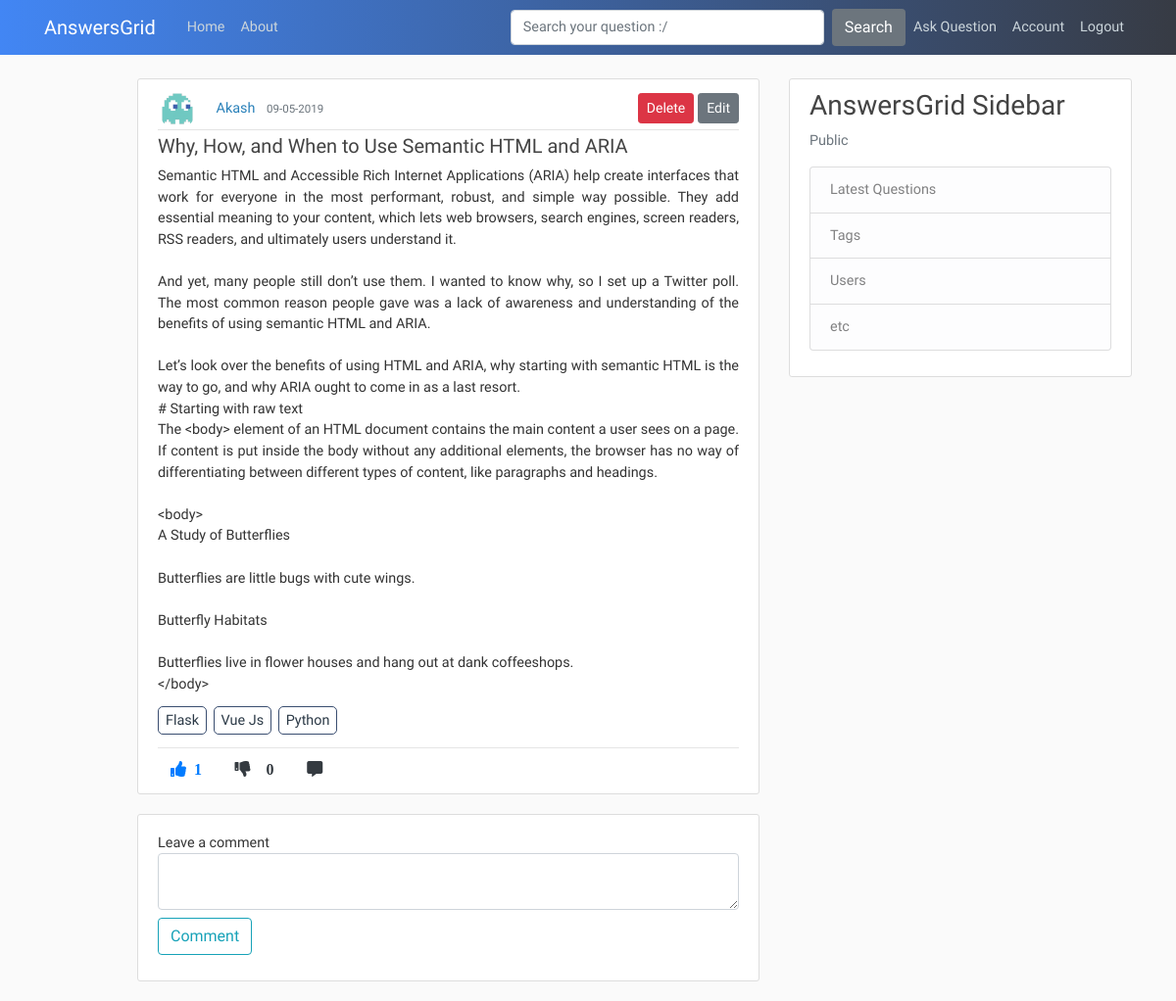
/post/125/comment (signed in), run on an earlier commit of the app's database.
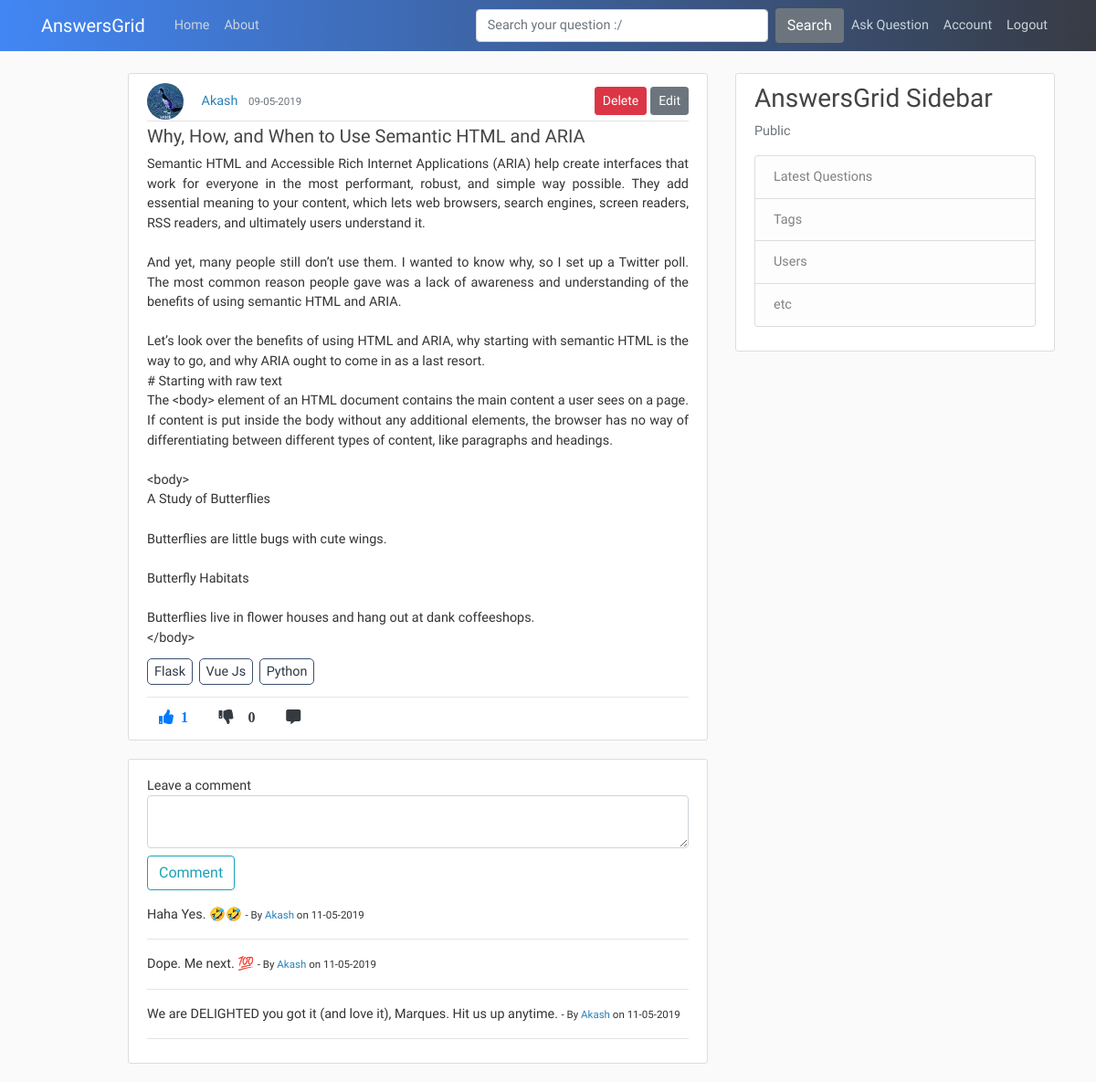
And on a later commit of the database.
### application/models.py (models this page shows, shortened)
class User(db.Model, UserMixin):
    id = db.Column(db.Integer, primary_key=True)
    username = db.Column(db.String(20), unique=True, nullable=False)
    email = db.Column(db.String(120), unique=True, nullable=False)
    image_file = db.Column(db.String(20), nullable=False, default='default.jpg')
    password = db.Column(db.String(60), nullable=False)
    posts = db.relationship('Post', backref='author', lazy=True)
    comments = db.relationship('Comment', backref='author', lazy=True)

class tagposts(db.Model):
    id = db.Column(db.Integer, primary_key=True, nullable=False)
    post_id = db.Column(db.Integer, db.ForeignKey('post.id'), nullable=False)
    tag_id = db.Column(db.Integer, db.ForeignKey('tags.tag_id'), nullable=False)

class Tags(db.Model):
    tag_id = db.Column(db.Integer, primary_key=True, nullable=False)
    tag_title = db.Column(db.String,nullable=False)

class Comment(db.Model):
    id = db.Column(db.Integer, primary_key=True)
    comment = db.Column(db.String(100), nullable=False)
    date_posted = db.Column(db.DateTime, nullable=False, default=datetime.utcnow)
    post_id = db.Column(db.Integer, db.ForeignKey('post.id'), nullable=False)
    user_id = db.Column(db.Integer, db.ForeignKey('user.id'), nullable=False)

### application/routes.py (the view)
@app.route("/post/<int:post_id>/comment", methods=['GET', 'POST'])
@login_required
def comment_post(post_id):
    post = Post.query.get_or_404(post_id)
    posts_id = post.id
    joinedTables = db.session.query(tagposts.post_id,tagposts.tag_id,Tags.tag_title,Post.title,Post.user_id,Post.like_count,Post.content).join(Tags).join(Post).all()
    form = CommentForm()
    if form.validate_on_submit():
        comment = Comment(comment=form.comment.data, post_id=posts_id, user_id=current_user.id)
        post = Post.query.get_or_404(post_id)
        db.session.add(comment)
        db.session.commit()
        print(current_user.id)
        comments = Comment.query.filter(Comment.post_id == post_id).order_by(Comment.date_posted.desc())
        return render_template('comment_post.html', title='Comments', form=form, post=post, comments=comments, joinedTables=joinedTables)
    else:
        comments = Comment.query.filter(Comment.post_id == post_id).order_by(Comment.date_posted.desc())
        return render_template('comment_post.html', title='Comments', form=form, post=post, comments=comments, joinedTables=joinedTables)

### application/forms.py
class CommentForm(FlaskForm):
    comment = TextAreaField(validators=[DataRequired(), Length(min=1, max=500)], label="Leave a comment")
    submit = SubmitField('Comment')

### application/models.py (called while the page is built)
@login_manager.user_loader
def load_user(user_id):
    return User.query.get(int(user_id))

### application/templates/comment_post.html (shortened to what this page needs)
{% extends "layout.html" %}
{% block content %}
    <article class="media content-section">
      <div class="media-body">
        <div class="article-metadata">
          <img class="rounded-circle article-img" src="{{ url_for('static', filename='profile_pics/' + post.author.image_file) }}">
          <a class="mr-2" href="{{ url_for('user_posts', username=post.author.username) }}">{{ post.author.username }}</a>
          <small class="text-muted">{{ post.date_posted.strftime('%d-%m-%Y') }}</small>
          {% if post.author == current_user  %}
              <a class="btn btn-secondary btn-sm mt-1 mb-1 edit-btn" href="{{ url_for('update_post', post_id=post.id)  }}">Edit</a>
              <button type="button" class="btn btn-danger btn-sm m-1 delete-btn" data-toggle="modal" data-target="#deleteModal">Delete</button>
          {% endif %}
        </div>
        <h5 class="article-title text-justify">{{ post.title }}</h5>
        <p class="article-content text-justify ">{{ post.content }}</p>
        {% for tag in joinedTables %}
            {% if post.id in tag %}
            <a class="article-content tag-style text-justify" href="{{ url_for('tags', tag_title=tag.tag_title) }}">{{ tag.tag_title }}</a>
            {% endif %}
            {% endfor %}<hr>
        <div class="footRow">
          {%  if current_user.is_authenticated %}
            <a href="{{ url_for('upvote', post_id=post.id, user_id=current_user.id) }}"><i class="fas fa-thumbs-up mr-1 btn text-primary upvote"><span class="ml-2 likes-count">{{ post.like_count }}</span></i></a>
            <a href="{{ url_for('downvote', post_id=post.id, user_id=current_user.id) }}"><i class="fas fa-thumbs-down mr-1 btn text-dark"><span id="demo" class="ml-3">{{ post.dislike_count }}</i></a>
            <a href="{{url_for('comment_post', post_id=post.id)}}"><i class="fas fa-comment-alt mr-3 btn text-dark"></i></a>
          {% endif %}
          </div>
      </div>
    </article>
    <div class="content-section">
        <form method="POST" action="">
                <div class="form-group">
                    {{ form.comment.label(class="form-control-label") }}
                    {% if form.comment.errors %}
                        {{ form.comment(class="form-control form-control-lg is-invalid") }}
                        <div class="invalid-feedback">
                            {% for error in form.comment.errors %}
                                <span>{{ error }}</span>
                            {% endfor %}
                        </div>
                    {% else %}
                        {{ form.comment(class="form-control form-control-lg") }}
                    {% endif %}
                    {{ form.submit(class="btn btn-outline-info") }}
                </div>
        </form>
           {% for comment in comments %}
                  <article>
                      <div>
                         <p class="comment">{{ comment.comment }} <small>- By <a href="{{ url_for('user_posts', username=comment.author.username) }}">{{ comment.author.username }}</a> on {{ comment.date_posted.strftime('%d-%m-%Y') }}</small></p><hr>
                      </div>
                  </article>
          {% endfor %}
    </div>
{% endblock content %}

What changed in the data, as far as the page shows it:
changed User "Akash": image_file: a different picture
added Comment: comment "Haha Yes. 🤣🤣", author.username "Akash", date_posted "11-05-2019"
added Comment: comment "Dope. Me next. 💯", author.username "Akash", date_posted "11-05-2019"
added Comment: comment "We are DELIGHTED you got it (and love it), Marques. Hit us up anytime.", author.username "Akash", date_posted "11-05-2019"
